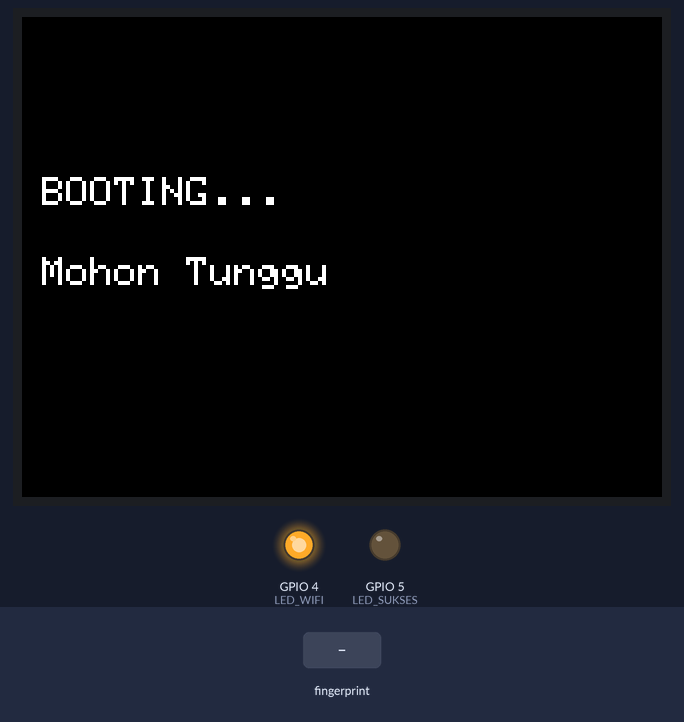
This program was run on a simulated ESP32-S3. On the bench: 320×240 colour display, output pins drawn as LEDs (lit = HIGH). The test bench sets the inputs (shaded band). WiFi joins after 1.5 s; servers stay silent unless stated; uploads are accepted with an empty reply; the local clock reads 2024-03-15 10:24:30 at power-on unless the program sets it; storage starts empty.

Above: at 1.6 s.
At 3.5 s:
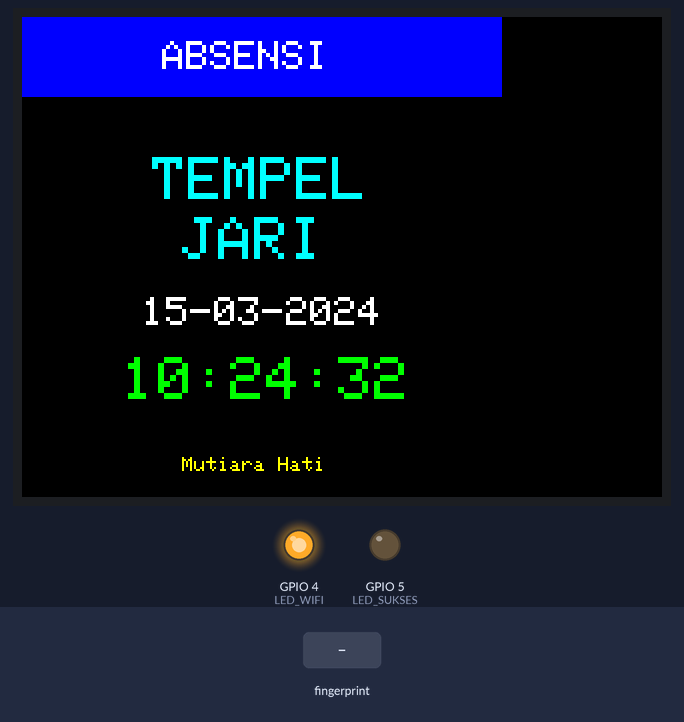
3.6 s: finger stored as number 1 placed on the sensor
At 5.7 s:
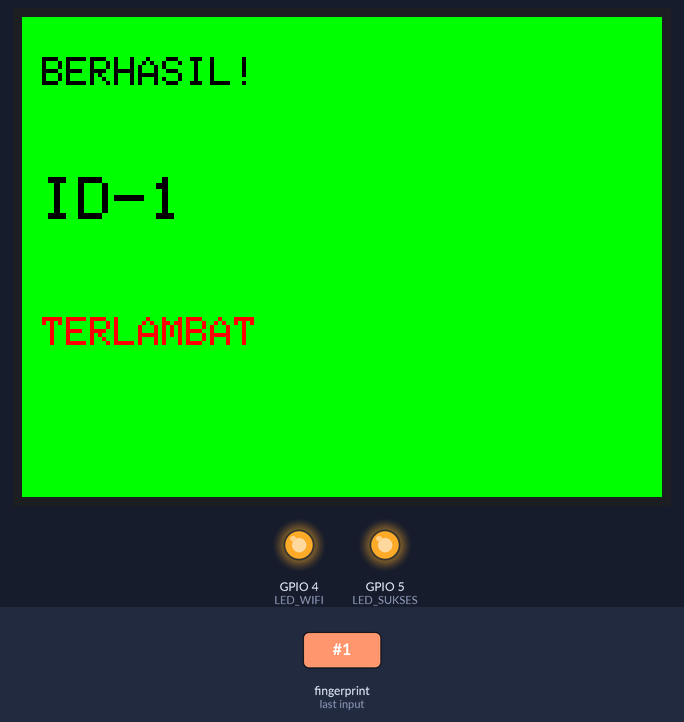
Timing chart, 0 to 8.5 s (numbered marks = the images above; inputs shaded):
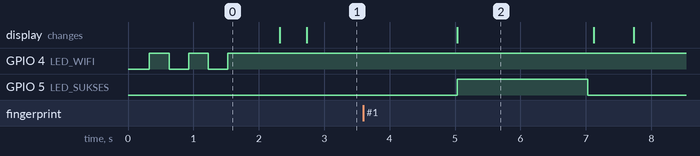

Measured:
- after the input at 3.6 s, GPIO 5 (LED_SUKSES): LOW → HIGH after 1.4 s, → LOW 2.0 s later; the display: changes after 1.4 s (image 2)

The program:

main.cpp
```cpp
#include <Arduino.h>
#include <WiFi.h>
#include <HTTPClient.h>
#include <Wire.h>
#include <RTClib.h>
#include <SPI.h>
#include <SD.h>
#include <Adafruit_Fingerprint.h>
#include <ArduinoJson.h>
#include "time.h"

// --- TAMBAHAN LIBRARY LCD ---
#include <Adafruit_GFX.h>
#include <Adafruit_ST7789.h>

// ==========================================
// 1. CONFIG WIFI & FIREBASE
// ==========================================
#define WIFI_SSID "MUTIARA HATI"
#define WIFI_PASSWORD "R1o040508"

#define DATABASE_URL "https://absensi-mutiara-default-rtdb.asia-southeast1.firebasedatabase.app"
#define DATABASE_SECRET "qiaCFp87SwrjsofwplHmoGNHzSgZ9P7XSri4MCDO"

// ==========================================
// 2. CONFIG WHATSAPP (FONNTE)
// ==========================================
#define FONNTE_TOKEN "Swo3Bj89DmodBTuLT7Yr"
#define NOMOR_TUJUAN "081352381040"

// ==========================================
// 3. PIN & SETUP HARDWARE
// ==========================================
#define TFT_CS    21
#define TFT_RST   48
#define TFT_DC    47
#define TFT_MOSI  6
#define TFT_SCLK  7

Adafruit_ST7789 tft = Adafruit_ST7789(TFT_CS, TFT_DC, TFT_MOSI, TFT_SCLK, TFT_RST);

const char* ntpServer = "pool.ntp.org";
const long  gmtOffset_sec = 25200; // WIB
const int   daylightOffset_sec = 0;

#define LED_WIFI    4
#define LED_SUKSES  5

#ifdef SD_CS_PIN
 #undef SD_CS_PIN
#endif
#define SD_CS_PIN 10
#define SPI_MOSI  11
#define SPI_SCK   12
#define SPI_MISO  13

#define FP_RX_PIN 18
#define FP_TX_PIN 17

HardwareSerial mySerial(1);
Adafruit_Fingerprint finger = Adafruit_Fingerprint(&mySerial);
RTC_DS3231 rtc;

unsigned long lastCheck = 0;
unsigned long lastHeartbeat = 0;
unsigned long wifiCheckTimer = 0;
bool modeDaftar = false;
int idDaftar = 0;
String namaDaftar = "";

// --- [MODIFIKASI] VARIABEL BARU ---
bool isStandby = true;       // Penanda apakah layar sedang standby
unsigned long lastClock = 0; // Timer untuk update jam

// ==========================================
// 4. FUNGSI DISPLAY (VISUAL)
// ==========================================

// --- [MODIFIKASI] TAMPILAN STANDBY ---
void tampilkanStandby() {
  isStandby = true; // Set mode ke standby agar jam bisa update
  tft.fillScreen(ST77XX_BLACK);

  // Garis Header
  tft.fillRect(0, 0, 240, 40, ST77XX_BLUE);
  tft.setTextColor(ST77XX_WHITE);
  tft.setTextSize(2);
  tft.setCursor(70, 12); // Geser sedikit ke tengah
  tft.print("ABSENSI");

  // Info Utama
  tft.setTextColor(ST77XX_CYAN);
  tft.setTextSize(3);
  tft.setCursor(65, 70); // Posisi agak naik
  tft.println("TEMPEL");
  tft.setCursor(80, 100);
  tft.println("JARI");

  // Footer
  tft.setTextSize(1);
  tft.setTextColor(ST77XX_YELLOW);
  tft.setCursor(80, 220);
  tft.print("Mutiara Hati");
}

// --- [MODIFIKASI] FUNGSI BARU UNTUK UPDATE JAM ---
void updateJamLCD() {
  // Hanya update jam jika layar sedang standby (tidak sedang menampilkan sukses/gagal)
  if (!isStandby) return;

  DateTime now = rtc.now();

  // Format Jam: HH:MM:SS
  char jamBuffer[10];
  sprintf(jamBuffer, "%02d:%02d:%02d", now.hour(), now.minute(), now.second());

  // Format Tanggal: DD-MM-YYYY
  char tglBuffer[15];
  sprintf(tglBuffer, "%02d-%02d-%04d", now.day(), now.month(), now.year());

  // Tampilkan Tanggal (Kecil)
  tft.setTextSize(2);
  tft.setCursor(60, 140);
  // Pakai warna background (ST77XX_BLACK) agar tulisan lama tertimpa otomatis (anti-flicker)
  tft.setTextColor(ST77XX_WHITE, ST77XX_BLACK);
  tft.print(tglBuffer);

  // Tampilkan Jam (Besar)
  tft.setTextSize(3);
  tft.setCursor(50, 170);
  tft.setTextColor(ST77XX_GREEN, ST77XX_BLACK);
  tft.print(jamBuffer);
}

void tampilkanSukses(String nama, String status) {
  isStandby = false; // Matikan update jam agar tidak menimpa layar sukses
  tft.fillScreen(ST77XX_GREEN);

  tft.setTextColor(ST77XX_BLACK);
  tft.setTextSize(2);
  tft.setCursor(10, 20);
  tft.println("BERHASIL!");

  // Nama
  tft.setTextSize(3);
  tft.setCursor(10, 80);
  tft.println(nama);

  // Status
  tft.setTextSize(2);
  if(status == "TERLAMBAT") tft.setTextColor(ST77XX_RED);
  else tft.setTextColor(ST77XX_BLUE);

  tft.setCursor(10, 150);
  tft.println(status);
}

void tampilkanGagal() {
  isStandby = false; // Matikan update jam sementara
  tft.fillScreen(ST77XX_RED);
  tft.setTextColor(ST77XX_WHITE);
  tft.setTextSize(3);
  tft.setCursor(70, 80);
  tft.println("GAGAL");
  tft.setTextSize(2);
  tft.setCursor(50, 120);
  tft.println("Coba Lagi");
}

void tampilkanInfo(String teks1, String teks2) {
  isStandby = false; // Matikan update jam sementara
  tft.fillScreen(ST77XX_BLACK);
  tft.setTextColor(ST77XX_WHITE);
  tft.setTextSize(2);
  tft.setCursor(10, 80);
  tft.println(teks1);
  tft.setCursor(10, 120);
  tft.println(teks2);
}

// ==========================================
// 5. FUNGSI WA & DATABASE (TIDAK BERUBAH)
// ==========================================
void kirimWhatsApp(String pesan) {
  if (WiFi.status() == WL_CONNECTED) {
    HTTPClient http;
    http.begin("https://api.fonnte.com/send");
    http.addHeader("Authorization", FONNTE_TOKEN);
    http.addHeader("Content-Type", "application/json");
    StaticJsonDocument<1024> doc;
    doc["target"] = NOMOR_TUJUAN;
    doc["message"] = pesan;
    String jsonOutput;
    serializeJson(doc, jsonOutput);
    http.POST(jsonOutput);
    http.end();
  }
}

void kirimKeFirebase(String path, String method, String dataJson) {
  if (WiFi.status() == WL_CONNECTED) {
    HTTPClient http;
    String url = String(DATABASE_URL) + path + ".json?auth=" + DATABASE_SECRET;
    http.begin(url);
    http.addHeader("Content-Type", "application/json");
    if (method == "PUT") http.PUT(dataJson);
    else if (method == "POST") http.POST(dataJson);
    else if (method == "PATCH") http.PATCH(dataJson);
    http.end();
  }
}

void updateStatusWeb(String pesan) {
  kirimKeFirebase("/status_alat", "PUT", "\"" + pesan + "\"");
}

void kirimNotifKecil(String pesan) {
  String json = "{\"pesan\":\"" + pesan + "\", \"id\":" + String(millis()) + "}";
  kirimKeFirebase("/notif_kecil", "PUT", json);
}

void kirimHeartbeat() {
  kirimKeFirebase("/heartbeat", "PUT", "{\".sv\": \"timestamp\"}");
}

void cekPerintah() {
  if (WiFi.status() == WL_CONNECTED) {
    HTTPClient http;
    String url = String(DATABASE_URL) + "/perintah.json?auth=" + DATABASE_SECRET;
    http.begin(url);
    if (http.GET() == 200) {
      String payload = http.getString();
      if (payload != "null") {
        StaticJsonDocument<512> doc;
        deserializeJson(doc, payload);
        String mode = doc["mode"];
        if (mode == "DAFTAR") {
          idDaftar = doc["id"];
          namaDaftar = doc["nama"].as<String>();
          modeDaftar = true;
          updateStatusWeb("MODE DAFTAR: " + namaDaftar);
          tampilkanInfo("MODE DAFTAR", namaDaftar);
        }
        else if (mode == "HAPUS") {
          int idHapus = doc["id"];
          if (finger.deleteModel(idHapus) == FINGERPRINT_OK) updateStatusWeb("SUKSES HAPUS ID " + String(idHapus));
          else updateStatusWeb("GAGAL HAPUS");
        }
        else if (mode == "HAPUS_SEMUA") {
           updateStatusWeb("RESET SEMUA...");
           tampilkanInfo("RESET DATA", "Mohon Tunggu");
           if (finger.emptyDatabase() == FINGERPRINT_OK) {
             SD.remove("/database.txt");
             SD.remove("/absensi.csv");
             updateStatusWeb("DATABASE BERSIH");
             tampilkanInfo("SUKSES", "Data Bersih");
             delay(2000); tampilkanStandby();
           } else updateStatusWeb("GAGAL RESET");
        }
        kirimKeFirebase("/perintah", "PUT", "{\"mode\":\"STANDBY\"}");
      }
    }
    http.end();
  }
}

// ==========================================
// 6. FUNGSI LOGIKA UTAMA
// ==========================================
void simpanNamaKeSD(int id, String nama) {
  File db = SD.open("/database.txt", FILE_APPEND);
  if(db) { db.println(String(id) + "," + nama); db.close(); }
}

String getNama(int id) {
  if(id == idDaftar && namaDaftar != "") return namaDaftar;
  File db = SD.open("/database.txt");
  if(db) {
    while(db.available()) {
      String line = db.readStringUntil('\n'); line.trim();
      int comma = line.indexOf(',');
      if(comma > 0) {
        String idStr = line.substring(0, comma);
        String namaStr = line.substring(comma + 1);
        if(idStr.toInt() == id) { db.close(); return namaStr; }
      }
    }
    db.close();
  }
  return "ID-" + String(id);
}

void kirimLogAbsen(int id, String nama, String tgl, String jam, bool sdStatus, String statusKehadiran) {
  StaticJsonDocument<300> doc;
  doc["id"] = id; doc["nama"] = nama; doc["jam"] = jam; doc["status"] = statusKehadiran;
  String json; serializeJson(doc, json);
  kirimKeFirebase("/riwayat/" + tgl, "POST", json);

  updateStatusWeb("BERHASIL: " + nama);
  if (sdStatus) kirimNotifKecil("✅ Data Masuk (SD+Web)");
  else kirimNotifKecil("⚠️ Masuk Web Saja (SD Gagal)");

  StaticJsonDocument<200> docStat;
  docStat["terakhir_nama"] = nama; docStat["terakhir_jam"] = jam;
  String jsonStat; serializeJson(docStat, jsonStat);
  kirimKeFirebase("/status", "PATCH", jsonStat);

  String pesanWA = "*ABSENSI BARU* (" + statusKehadiran + ")\n\n👤 Nama: " + nama + "\n🕒 Jam: " + jam + "\n📅 Tgl: " + tgl;
  kirimWhatsApp(pesanWA);

  // UPDATE LCD: SUKSES
  tampilkanSukses(nama, statusKehadiran);

  digitalWrite(LED_SUKSES, HIGH); delay(2000); digitalWrite(LED_SUKSES, LOW);

  // Balik ke Standby
  tampilkanStandby();
}

bool simpanKeSD(String tgl, String jam, String nama, String statusKehadiran) {
  File log = SD.open("/absensi.csv", FILE_APPEND);
  if(log){
    log.print(tgl); log.print(","); log.print(jam); log.print(",");
    log.print(nama); log.print(","); log.println(statusKehadiran);
    log.close(); return true;
  }
  return false;
}

void cekKoneksi() {
  if (WiFi.status() == WL_CONNECTED) {
    digitalWrite(LED_WIFI, HIGH);
  } else {
    digitalWrite(LED_WIFI, LOW);
    WiFi.reconnect();
  }
}

void syncTimeOnline() {
  if(WiFi.status() != WL_CONNECTED) return;
  configTime(gmtOffset_sec, daylightOffset_sec, ntpServer);
  struct tm timeinfo;
  if(!getLocalTime(&timeinfo)) return;
  rtc.adjust(DateTime(timeinfo.tm_year + 1900, timeinfo.tm_mon + 1, timeinfo.tm_mday, timeinfo.tm_hour, timeinfo.tm_min, timeinfo.tm_sec));
}

// ==========================================
// 7. DAFTAR JARI
// ==========================================
uint8_t getFingerprintEnroll() {
  int p = -1;
  finger.deleteModel(idDaftar);

  updateStatusWeb("DAFTAR: TEMPEL JARI 1...");
  tampilkanInfo("TEMPEL JARI", "Langkah 1/2");

  while (p != FINGERPRINT_OK) { p = finger.getImage(); cekKoneksi(); }
  p = finger.image2Tz(1);
  if (p != FINGERPRINT_OK) { tampilkanGagal(); delay(1000); return p; }

  updateStatusWeb("ANGKAT JARI");
  tampilkanInfo("ANGKAT JARI", "Lepaskan...");
  p = 0; while (p != FINGERPRINT_NOFINGER) { p = finger.getImage(); }
  delay(1000);

  updateStatusWeb("TEMPEL JARI LAGI...");
  tampilkanInfo("TEMPEL LAGI", "Langkah 2/2");

  p = -1; while (p != FINGERPRINT_OK) { p = finger.getImage(); }
  p = finger.image2Tz(2);
  if (p != FINGERPRINT_OK) { tampilkanGagal(); delay(1000); return p; }

  p = finger.createModel();
  if (p == FINGERPRINT_OK) {
    p = finger.storeModel(idDaftar);
    if (p == FINGERPRINT_OK) {
      updateStatusWeb("SUKSES DAFTAR: " + namaDaftar);
      simpanNamaKeSD(idDaftar, namaDaftar);
      kirimWhatsApp("🎉 *PENDAFTARAN SUKSES*\n\n👤 Nama: " + namaDaftar + "\n🆔 ID: " + String(idDaftar));

      tampilkanSukses(namaDaftar, "TERDAFTAR!");
      digitalWrite(LED_SUKSES, HIGH); delay(1000); digitalWrite(LED_SUKSES, LOW);
      return 1;
    }
  }
  tampilkanGagal(); delay(1000);
  return 0;
}

// ==========================================
// 8. SETUP & LOOP
// ==========================================
void setup() {
  Serial.begin(115200);
  Wire.begin(8, 9);
  pinMode(LED_WIFI, OUTPUT); pinMode(LED_SUKSES, OUTPUT);
  digitalWrite(LED_WIFI, LOW); digitalWrite(LED_SUKSES, LOW);

  // START LCD
  tft.init(240, 320);
  tft.setRotation(3);
  tft.fillScreen(ST77XX_BLACK);
  tampilkanInfo("BOOTING...", "Mohon Tunggu");

  if (!rtc.begin()) Serial.println("RTC Gagal!");
  SPI.begin(SPI_SCK, SPI_MISO, SPI_MOSI, SD_CS_PIN);
  if(!SD.begin(SD_CS_PIN, SPI, 4000000)) Serial.println("SD Gagal");

  mySerial.begin(57600, SERIAL_8N1, FP_RX_PIN, FP_TX_PIN);
  finger.verifyPassword();

  WiFi.begin(WIFI_SSID, WIFI_PASSWORD);
  int retry = 0;
  while (WiFi.status() != WL_CONNECTED && retry < 20) {
    digitalWrite(LED_WIFI, !digitalRead(LED_WIFI));
    delay(300); retry++;
  }

  cekKoneksi();
  if(WiFi.status() == WL_CONNECTED) {
    syncTimeOnline();
    kirimWhatsApp("🤖 *ALAT ABSENSI AKTIF*\nLayar LCD Siap!");
  }

  updateStatusWeb("ALAT ONLINE");
  tampilkanStandby();
}

void loop() {
  // 1. Cek Koneksi WiFi berkala
  if (millis() - wifiCheckTimer > 1000) { cekKoneksi(); wifiCheckTimer = millis(); }

  // 2. Kirim Heartbeat ke Firebase berkala
  if (millis() - lastHeartbeat > 5000) { kirimHeartbeat(); lastHeartbeat = millis(); }

  // 3. Cek perintah dari web (Daftar/Hapus)
  if (millis() - lastCheck > 2000) { cekPerintah(); lastCheck = millis(); }

  // --- [MODIFIKASI] UPDATE JAM DI LAYAR SETIAP 1 DETIK ---
  if (millis() - lastClock > 1000) {
    updateJamLCD();
    lastClock = millis();
  }

  // 4. Mode Daftar (jika diaktifkan dari web)
  if (modeDaftar) {
    getFingerprintEnroll();
    modeDaftar = false; delay(2000);
    tampilkanStandby(); return;
  }

  // 5. Cek Fingerprint
  int p = finger.getImage();
  if (p == FINGERPRINT_OK) {
    if (finger.image2Tz() == FINGERPRINT_OK) {
      if (finger.fingerFastSearch() == FINGERPRINT_OK) {

        DateTime now = rtc.now();
        char jam[20]; sprintf(jam, "%02d:%02d:%02d", now.hour(), now.minute(), now.second());
        char tgl[20]; sprintf(tgl, "%04d-%02d-%02d", now.year(), now.month(), now.day());
        String nama = getNama(finger.fingerID);

        String statusKehadiran = "TEPAT WAKTU";
        if (now.hour() > 7 || (now.hour() == 7 && now.minute() >= 26)) statusKehadiran = "TERLAMBAT";

        // Simpan & Kirim
        bool sdStatus = simpanKeSD(tgl, jam, nama, statusKehadiran);

        // Di dalam fungsi ini sudah memanggil tampilkanSukses(nama, ...)
        kirimLogAbsen(finger.fingerID, nama, tgl, jam, sdStatus, statusKehadiran);

      } else {
        updateStatusWeb("GAGAL: TIDAK DIKENAL");
        tampilkanGagal();
        for(int i=0; i<3; i++) { digitalWrite(LED_SUKSES, HIGH); delay(50); digitalWrite(LED_SUKSES, LOW); delay(50); }
        delay(1000);
        tampilkanStandby();
      }
    }
  }
}
```
